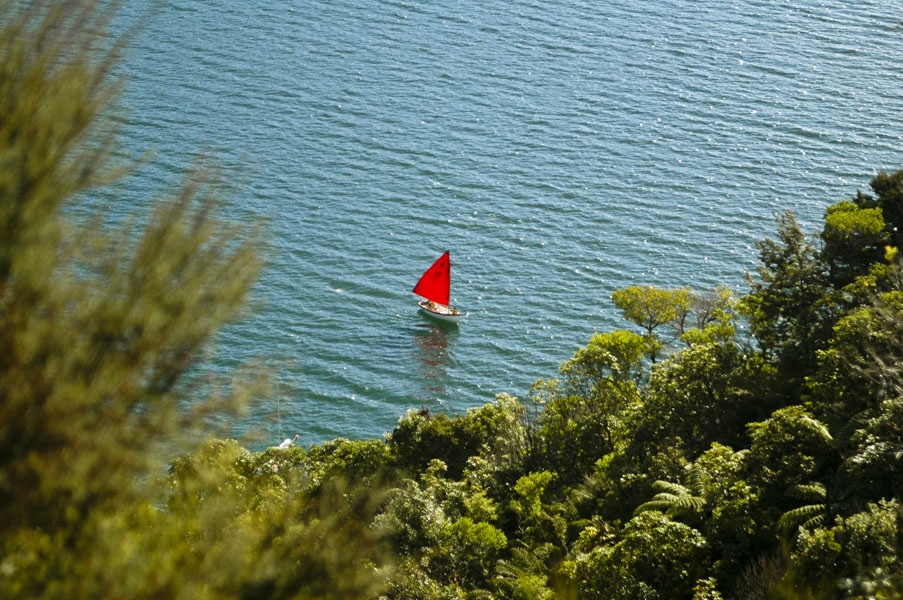
#> input picture images/New_Zealand_Boat.jpg, 903 x 600 px
$ jupyter execute imageannotation.ipynb
#> lines starting #> are read from the running program, lines starting #| are printed output that depends on the picture
[cell 1]
#images using opencv

import os
import matplotlib.pyplot as plt
import cv2
import numpy as np
from IPython.display import Image, display

[cell 2]
boat = cv2.imread('images/New_Zealand_Boat.jpg')
#> boat is the input picture: shape (600, 903, 3); mean B, G, R 96.6, 115, 98
boat = cv2.cvtColor(boat, cv2.COLOR_BGR2RGB)
print(boat.shape)
#| (600, 903, 3)
plt.imshow(boat)
#> (this line was passed over: IPython is not available in this run)

[cell 3]
cv2.line(boat, (0, 0), (boat.shape[1], boat.shape[0]), (255, 0, 0), 5)
plt.imshow(boat)
#> (this line was passed over: IPython is not available in this run)

[cell 4]
cv2.circle(boat, (boat.shape[1]//2, boat.shape[0]//2), 100, (0, 255, 0), 5)
plt.imshow(boat)
#> (this line was passed over: IPython is not available in this run)

[cell 5]
cv2.rectangle(boat, (boat.shape[1]//4, boat.shape[0]//4), (3*boat.shape[1]//4, 3*boat.shape[0]//4), (0, 0, 255), 5)
plt.imshow(boat)
#> (this line was passed over: IPython is not available in this run)

[cell 6]
txt = 'Boat'
cv2.putText(boat, txt, (boat.shape[1]//2, boat.shape[0]//2), cv2.FONT_HERSHEY_SIMPLEX, 2, (255, 255, 255), 5)
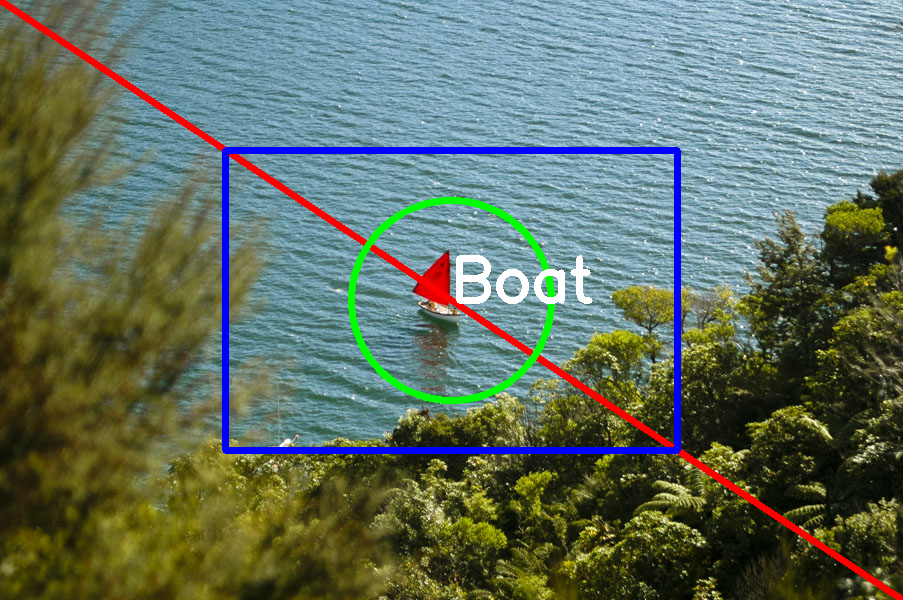
#> boat: shape (600, 903, 3); mean R, G, B 97.8, 112.6, 97.5
plt.imshow(boat)
#> (this line was passed over: IPython is not available in this run)


$ run again, with images/New_Zealand_Coast.jpg copied over images/New_Zealand_Boat.jpg
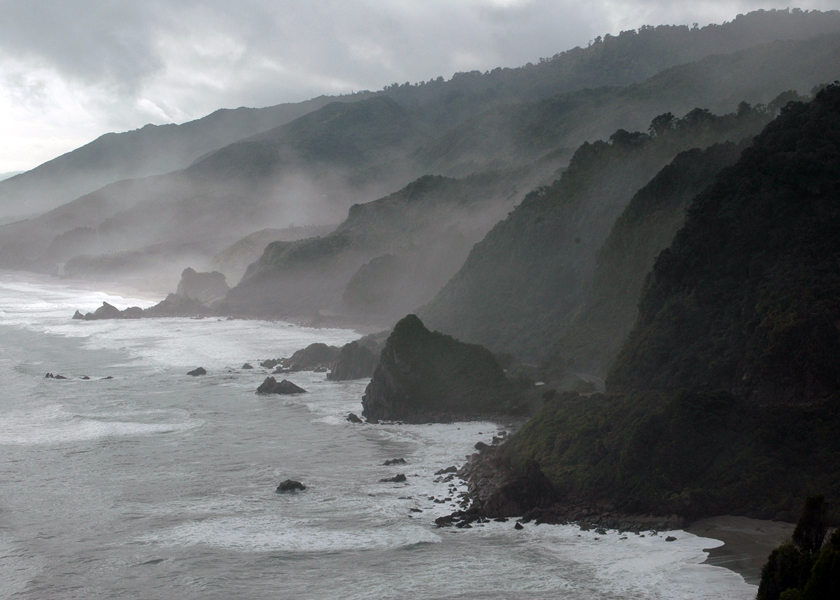
#> input picture images/New_Zealand_Coast.jpg, 840 x 600 px
#> boat is the input picture: shape (600, 840, 3); mean B, G, R 115.2, 113.8, 110.9
#| (600, 840, 3)
#> `cv2.putText(boat, txt, (boat.shape[1]//2, boat.shape[0]//2), cv2.FONT_..`:
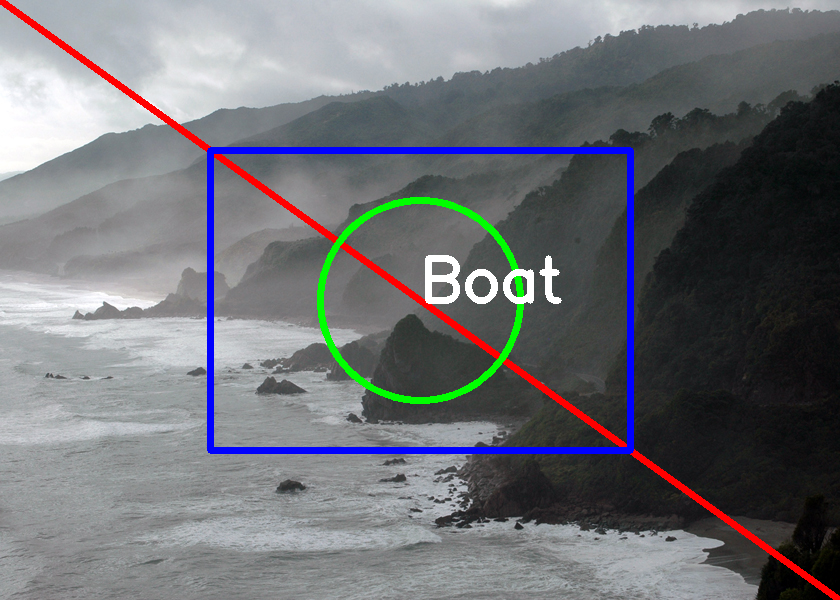
#> boat: shape (600, 840, 3); mean R, G, B 111.3, 112.7, 117.1
